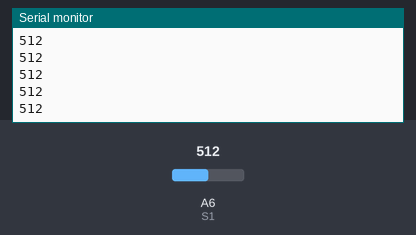
Recording of a sketch running on a simulated Arduino Nano, built with avr-gcc and run on an emulated ATmega328P. Parts: the last lines printed to the serial monitor. The inputs (shaded band) are chosen by the test bench; at power-on: A6 (S1) = 512.

Above: at 1.2 s.
1.3 s: A6 (S1) set to 716
At 1.9 s:
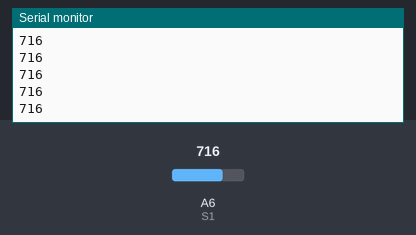
2.8 s: A6 (S1) set to 900
At 3.5 s:
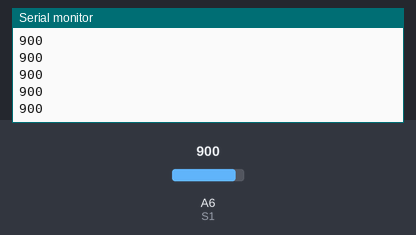
Timing chart, 0 to 5.8 s (numbered marks = the images above; inputs shaded):
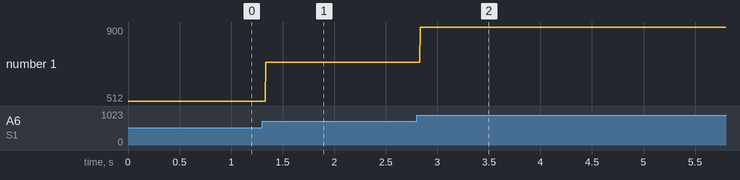

Measured:
- after the input at 1.3 s, the serial monitor: prints a new line at once (image 1)
- after the input at 2.8 s, the serial monitor: prints a new line at once (image 2)
- plotted number 1: 512 → 716 after the input at 1.3 s, 716 → 900 after the input at 2.8 s

The sketch:

sensor_analog_test.ino
```cpp
#define S1 A6//LEFT SENSOR
#define S2 15//RIGHT SENSOR

void setup() {
  // put your setup code here, to run once:
  Serial.begin(19200);
  pinMode(S1, INPUT_PULLUP);
}

void loop() {
  // put your main code here, to run repeatedly:
  Serial.println(analogRead(S1));
  //  if (digitalRead(S1) == LOW) {
  //    delay(1);
  //    if (digitalRead(S1) == HIGH) {
  //      Serial.println(F("RESET"));
  //    }
  //  }
  //  delay(100);
}
```
